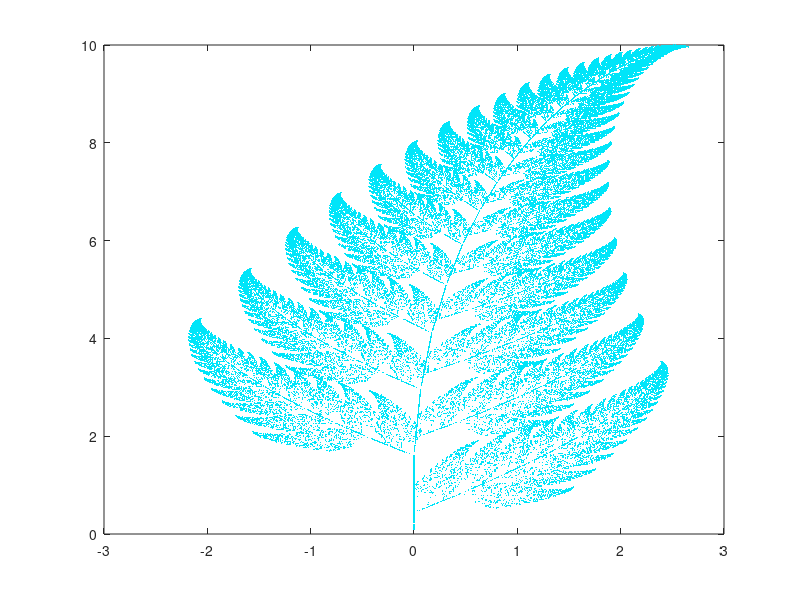

Here is the MATLAB script that generated this plot:
%% Uppgift 4
A1 = [0 0; 0 0.16];
A2 = [0.85 0.04; -0.04 0.85];
A3 = [0.2 -0.26; 0.23 0.22];
A4 = [-0.15 0.28; 0.26 0.24];

b1 = [0; 0];
b2 = [0; 1.6];
b3 = [0; 1.6];
b4 = [0; 0.44];

M = 100000;

Z = zeros(M,2);

x = 0;
y = 0;
V = [x; y];

for i=2 : M
    r = rand;
    F = [0;0];
    
    if r < 0.01
        F = A1 * V + b1;
        
    elseif r < 0.85
        F = A2 * V + b2;
    elseif r < 0.93
        F = A3 * V + b3;
    else
        F = A4 * V + b4;
    end
    x = F(1);
    y = F(2);
    
    V = [x; y];
    Z(i,1) = x;
    Z(i,2) = y;
end


X = Z(:,1);
Y = Z(:,2);
plot(X, Y, '.','Color', [0,230,250]/256,'markersize',3)

        